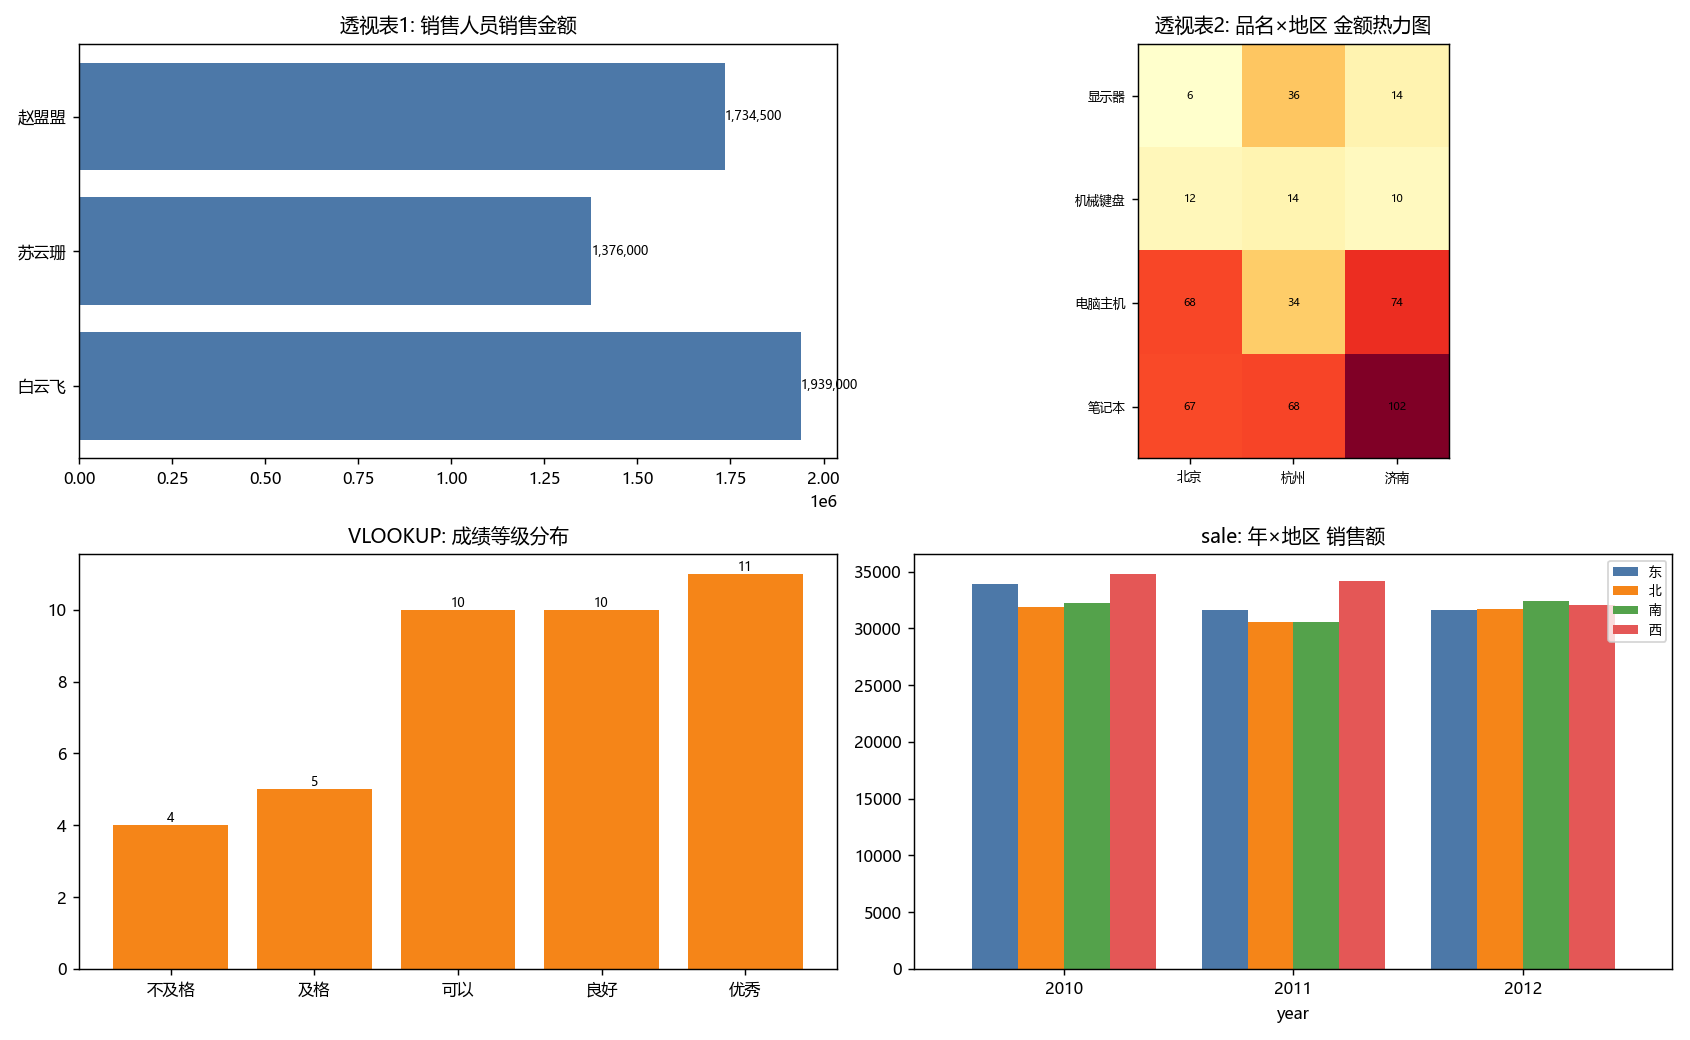

Write the Python code that produced this figure.
"""第2章 WPS电子表格-数据透视表与查找(VLOOKUP) -> Python
原素材: 2透视表&条件格式&引用&查找练习.xlsx + sale.csv
内涵: 透视表用 pandas.pivot_table 复现——按销售人员汇总、按品名×地区交叉;
       VLOOKUP近似匹配用 pd.cut 分桶映射(成绩→等级); sale.csv 按年×地区透视.
"""
from pathlib import Path
import pandas as pd
import numpy as np
import matplotlib.pyplot as plt

plt.rcParams['font.sans-serif'] = ['Microsoft YaHei']
plt.rcParams['axes.unicode_minus'] = False
plt.rcParams['font.size'] = 9

ROOT = Path(__file__).resolve().parent.parent
B = ROOT / "CDA 教材资料2025" / "1《CDA 一级认证教材：商业数据分析》" / "第2章 数据分析方法" / "WPS电子表格" / "4、WPS电子表格的公式与函数"
f = B / "2透视表&条件格式&引用&查找练习.xlsx"

# === 1 透视表: 源数据 ===
src = pd.read_excel(f, sheet_name="数据透视表")
print("== 源数据(前4行) ==")
print(src.head(4).to_string(index=False))

p1 = src.pivot_table(index="销售人员", values=["数量", "销售金额"], aggfunc="sum")
p1["金额占比"] = p1["销售金额"] / p1["销售金额"].sum()
print("\n== 透视表1: 按销售人员汇总 ==")
print(p1.round(4).to_string())

p2 = src.pivot_table(index="品名", columns="销售地区", values="销售金额", aggfunc="sum", fill_value=0, margins=True, margins_name="合计")
print("\n== 透视表2: 品名×地区 销售金额交叉 ==")
print(p2.to_string())

# === 2 VLOOKUP近似匹配: 成绩→等级 ===
lk = pd.read_excel(f, sheet_name="查找", header=None)
stu = lk.iloc[1:41, 0:2].copy(); stu.columns = ["学生姓名", "成绩"]; stu["成绩"] = stu["成绩"].astype(int)
bins = [-1, 59, 69, 79, 89, 100]
labels = ["不及格", "及格", "可以", "良好", "优秀"]
stu["成绩等级"] = pd.cut(stu["成绩"], bins=bins, labels=labels)
print("\n== VLOOKUP: 成绩→等级(前10行) ==")
print(stu.head(10).to_string(index=False))
grade_cnt = stu["成绩等级"].value_counts().reindex(labels)

# === 3 sale.csv 透视: 年×地区 ===
sale = pd.read_csv(B / "sale.csv", encoding="gbk")
ps = sale.pivot_table(index="year", columns="market", values="sale", aggfunc="sum")
print("\n== sale.csv 透视: 年×地区 销售额 ==")
print(ps.to_string())

fig, axes = plt.subplots(2, 2, figsize=(13, 8))
axes[0, 0].barh(p1.index, p1["销售金额"], color="#4C78A8")
axes[0, 0].set_title("透视表1: 销售人员销售金额")
for i, v in enumerate(p1["销售金额"].values):
    axes[0, 0].text(v, i, f"{v:,}", va="center", fontsize=7)
p2n = p2.drop("合计", errors="ignore").drop("合计", axis=1, errors="ignore")
im = axes[0, 1].imshow(p2n.values, cmap="YlOrRd")
axes[0, 1].set_xticks(range(len(p2n.columns))); axes[0, 1].set_xticklabels(p2n.columns, fontsize=7)
axes[0, 1].set_yticks(range(len(p2n.index))); axes[0, 1].set_yticklabels(p2n.index, fontsize=7)
axes[0, 1].set_title("透视表2: 品名×地区 金额热力图")
for i in range(len(p2n.index)):
    for j in range(len(p2n.columns)):
        axes[0, 1].text(j, i, f"{p2n.values[i,j]/1e4:.0f}", ha="center", va="center", fontsize=6, color="black")
axes[1, 0].bar(grade_cnt.index, grade_cnt.values, color="#F58518")
axes[1, 0].set_title("VLOOKUP: 成绩等级分布")
for i, v in enumerate(grade_cnt.values):
    axes[1, 0].text(i, v, str(v), ha="center", va="bottom", fontsize=7)
ps.plot(kind="bar", ax=axes[1, 1], color=["#4C78A8", "#F58518", "#54A24B", "#E45756"], width=0.8)
axes[1, 1].set_title("sale: 年×地区 销售额"); axes[1, 1].legend(fontsize=7)
axes[1, 1].set_xticklabels(ps.index, rotation=0)
plt.tight_layout()
out = Path(__file__).resolve().parent / "第02章_透视表与查找.png"
plt.savefig(out, dpi=130)
print(f"\n图已保存: {out.name}")
